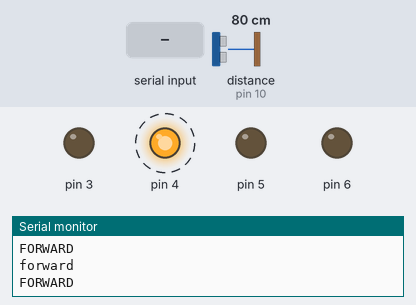
Bench run of a sketch on a simulated Arduino Uno, built with avr-gcc and run on an emulated ATmega328P. Shown: output pins drawn as LEDs (lit = HIGH), the last lines printed to the serial monitor. Wiring (inferred from the names in the program): ultrasonic range finder: trigger pin 9; echo pin 10. Dashed ring = blinking. The test bench sets the inputs (shaded band); at power-on: distance to the obstacle (sensor on pin 10) 80 cm. The echo pulse lasts 58.3 µs per cm; pins used as bus, display or sensor lines are not drawn.

Above: at 1.3 s.
1.4 s: distance to the obstacle (sensor on pin 10) set to 22 cm
At 2.01 s:
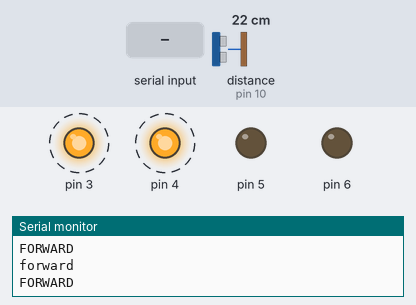
4.5 s: distance to the obstacle (sensor on pin 10) set to 18 cm
At 5.2 s:
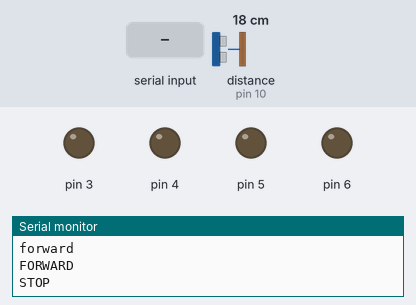
6.1 s: "back" received over the second serial link
At 8.6 s:
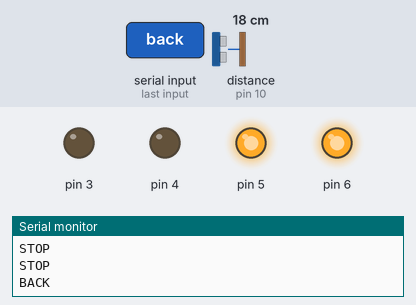
9.1 s: "forward" received over the second serial link
Timing chart, 0 to 12.1 s (numbered marks = the images above; inputs shaded):
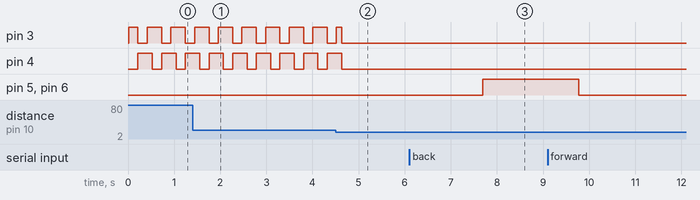

The sketch:

Arduino_Car.ino
```cpp
#include <SoftwareSerial.h>

SoftwareSerial BT(0, 1); //TX, RX respetively
String readvoice;

const int trigPin = 9;
const int echoPin = 10;
long duration;
int distanceCm, distanceInch;


void setup() {
 BT.begin(9600);
 Serial.begin(9600);
  pinMode(4, OUTPUT);
  pinMode(3, OUTPUT);
  pinMode(5, OUTPUT);
  pinMode(6, OUTPUT);

  pinMode(trigPin, OUTPUT);
  pinMode(echoPin, INPUT);

}

//-----------------------------------------------------------------------//
void loop() {

  while (BT.available()){  //Check if there is an available byte to read
  delay(10); //Delay added to make thing stable
  char c = BT.read(); //Conduct a serial read
  readvoice += c; //build the string- "forward", "reverse", "left" and "right"
  }

  digitalWrite(trigPin, LOW);
  delayMicroseconds(2);
  digitalWrite(trigPin, HIGH);
  delayMicroseconds(10);
  digitalWrite(trigPin, LOW);
  duration = pulseIn(echoPin, HIGH);
  distanceCm= duration*0.034/2;
  distanceInch = duration*0.0133/2;
  delay(10);

  if(distanceCm<20){
    Serial.println("STOP");
    digitalWrite (3, LOW);
    digitalWrite (4, LOW);
    digitalWrite (5, LOW);
    digitalWrite (6, LOW);
    delay(1000);
  }
  else{
    Serial.println("forward");
    Serial.println("FORWARD");
      digitalWrite (3,HIGH);
      digitalWrite (4,LOW);
      digitalWrite (5,LOW);
      digitalWrite (6,LOW);
      delay(200);
      digitalWrite (3,LOW);
      digitalWrite (4,HIGH);
      digitalWrite (5,LOW);
      digitalWrite (6,LOW);
      delay(200);
    digitalWrite(3, HIGH);
    digitalWrite (4, HIGH);
    digitalWrite(5,LOW);
    digitalWrite(6,LOW);
    delay(100);
  }

  if(readvoice == "forward")
  {
      Serial.println("FORWARD");
      digitalWrite (3,HIGH);
      digitalWrite (4,LOW);
      digitalWrite (5,LOW);
      digitalWrite (6,LOW);
      delay(200);
      digitalWrite (3,LOW);
      digitalWrite (4,HIGH);
      digitalWrite (5,LOW);
      digitalWrite (6,LOW);
      delay(200);
      digitalWrite(3, HIGH);
      digitalWrite (4, HIGH);
      digitalWrite(5,LOW);
      digitalWrite(6,LOW);
      delay(1600);
    }

    else if(readvoice == "back")
    {
      Serial.println("BACK");
      digitalWrite(3, LOW);
      digitalWrite(4, LOW);
      digitalWrite(5, HIGH);
      digitalWrite(6,HIGH);
      delay(2000);
    }

    else if (readvoice == "left")
    {
      Serial.println("LEFT");
      digitalWrite (3,HIGH);
      digitalWrite (4,LOW);
      digitalWrite (5,LOW);
      digitalWrite (6,LOW);
     delay (1000);
        digitalWrite(3, HIGH);
      digitalWrite (4, HIGH);
      digitalWrite(5,LOW);
      digitalWrite(6,LOW);
      delay(1000);

    }

   else if ( readvoice == "right")
   {
     Serial.println("RIGHT");
     digitalWrite (3, LOW);
     digitalWrite (4, HIGH);
     digitalWrite (5, LOW);
     digitalWrite (6, LOW);
     delay (1000);
        digitalWrite(3, HIGH);
      digitalWrite (4, HIGH);
      digitalWrite(5,LOW);
      digitalWrite(6,LOW);
      delay(1000);
   }

   else if (readvoice == "stop")
   {
     Serial.println("STOP");
     digitalWrite (3, LOW);
     digitalWrite (4, LOW);
     digitalWrite (5, LOW);
     digitalWrite (6, LOW);
     delay(2000);
   }

} //Reset the variable
```

Measured:
- the behaviour switches between 21 and 20 cm on distance to the obstacle (sensor on pin 10) (found by bisection; images 1 and 2)
- after the input at 4.5 s, pin 4: goes on until 4.6 s, then stays LOW
- after the input at 6.1 s, pin 5, pin 6: LOW → HIGH after 1.6 s
- by itself, pin 3, pin 4: alternates HIGH for 0.31 s and LOW for 0.20 s
